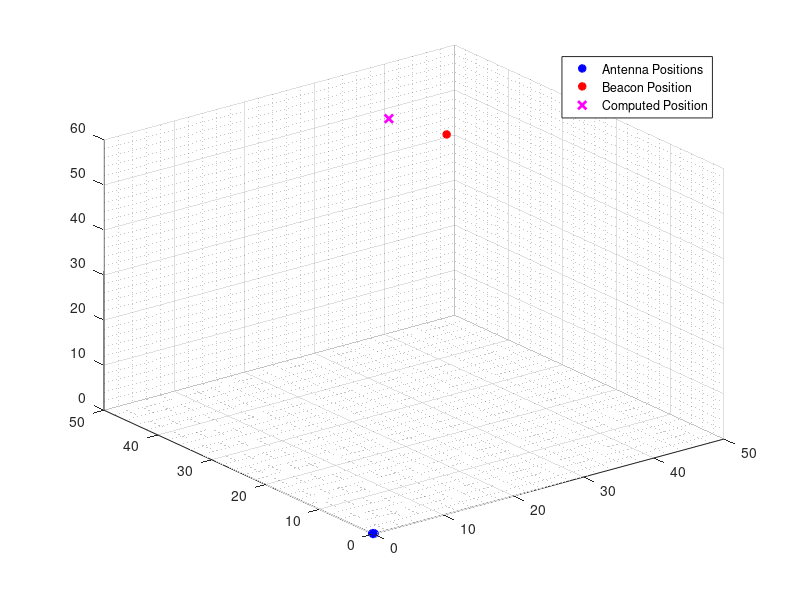

The MATLAB script that drew this image:
%%%%%%%%%%%%%%%%%%%%%%%%%%%%%%%%%%%%%%%%%%%%%%%%%%%%%%%%%%%%%%
% ASEN 4018: Senior Design Phase Modelling Stuff 
%(Not using any range measurments)
% 
% Created:  10/6/2019
% Modified: 10/7/2019
% 
%%%%%%%%%%%%%%%%%%%%%%%%%%%%%%%%%%%%%%%%%%%%%%%%%%%%%%%%%%%%%%

% Clean Up
clear; clc; close all;

%% Set Up Antennas and Beacon (Coordinates)
%For Drawing, see page 27 in Jarrod's notebook
d1 = .2; %m
d2 = .2; %m
d3 = .2; %m
beta1 = 90*pi/180; %radians
beta2 = pi/2;
beta3 = pi/2;

A1 = [0 0 0];
A2 = [d1 0 0];
A3 = [d2*cos(beta1) d2*sin(beta1) 0];
A4 = [d3*sin(beta3)*cos(beta2)*cos(beta1) d3*cos(beta1)*sin(beta2)*cos(beta3)...
    d3*sin(beta2)*sin(beta3)];
A = [A1;A2;A3;A4];

%beaconRange = 100; %m
%beaconAngle = 200; %deg
%Beacon = [beaconRange*cosd(beaconAngle) beaconRange*sind(beaconAngle)];
Beacon = [45 45 45];

sb1 = norm(abs(Beacon-A1));
sb2 = norm(abs(Beacon-A2));
sb3 = norm(abs(Beacon-A3));
sb4 = norm(abs(Beacon-A4));

%% Set Up RF Parameters
f = 10e6; % Hz, frequency of sine wave
c = 299792458; % m/s, the speed of light
lambda = c/f; % m, wavelength
dspec = lambda/(2*pi); % "specific distance"


%% Set Up RF Transmission
Emax = 1;
phi_0 = 0;
k = 2*pi/lambda;
w = 2*pi*f;
%Assume Simultaneous Sampling
% Magnetic Field as Function of Distance
E =@(x,t) Emax*cos(k*x-w*t+phi_0); 

%% Now we Direction-Find
% Assume E-max is known.
% Assume two measurements are performed in
% succession to get the phase in [0,360]

%Sample intitially - t=1 sec
t = 0; %sec
E1_1 = E(sb1,t); 
E2_1 = E(sb2,t); 
E3_1 = E(sb3,t); 
E4_1 = E(sb4,t);

%Sample next, right after?
E1_2 = E(sb1,t+1e-11);
E2_2 = E(sb2,t+1e-11);
E3_2 = E(sb3,t+1e-11);
E4_2 = E(sb4,t+1e-11);

%If meas 2>meas 1, use negative sign
% These are the phase of the wave at each antenna
phi_1 = sign(E1_2-E1_1)*-acos(E1_2/Emax);
phi_2 = sign(E2_2-E2_1)*-acos(E2_2/Emax);
phi_3 = sign(E3_2-E3_1)*-acos(E3_2/Emax);
phi_4 = sign(E4_2-E4_1)*-acos(E4_2/Emax);

%Following diagram:
phi12 = (phi_2-phi_1);
% if phi12>pi
%     phi12=2*pi-phi12; %Assume d1< lambda/2
% end
   
phi23 = (phi_3-phi_2);
% if phi23>pi
%     phi23=2*pi-phi23; %Assume d1< lambda/2
% end

x = dspec*phi12;
y = dspec*phi23;
a = dspec*(phi_4-phi_1);
b = dspec*(phi_4-phi_3);
c = dspec*(phi_4-phi_1);
d = dspec*(phi_4-phi_2);

% Compute Direction Using Trig
alpha_1 = acos(x/d1);
alpha_2 = beta1+asin((abs(x)-abs(y))/d2)-pi/2;
if alpha_1 <= pi/2
    alpha = alpha_2;
else
    if alpha_2>0
        alpha = -alpha_1;
    else
        alpha = alpha_1;
    end
end

gamma_1 = acos(a/d3);
gamma_2 = beta2+asin((abs(a)-abs(b))/d2)-pi/2;
if gamma_1 <= pi/2
    gamma = gamma_2;
else
    if gamma_2>0
        gamma = -gamma_1;
    else
        gamma = gamma_1;
    end
end

theta_1 = acos(c/d3);
theta_2 = beta3+asin((abs(c)-abs(d))/d1)-pi/2;
if theta_1 <= pi/2
    theta = theta_2;
else
    if theta_2>0
        theta = -theta_1;
    else
        theta = theta_1;
    end
end

pos = [sb1*sin(theta)*cos(alpha) sb1*sin(alpha) sb1*cos(theta)*cos(alpha)];

%% Plot it
figure
plot3(A(:,1)',A(:,2)',A(:,3)','b*','LineWidth',2);
hold on
grid on
grid minor
plot3(Beacon(1), Beacon(2), Beacon(3),'r*','LineWidth',2);
plot3(pos(1),pos(2),pos(3),'mx','LineWidth',2);
legend('Antenna Positions','Beacon Position','Computed Position')

%% Alright, Now Monte Carlo

